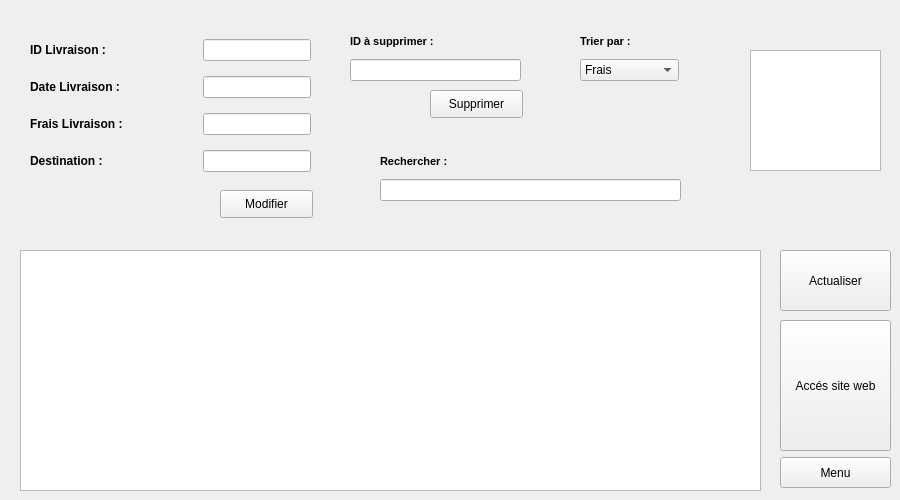
           <widget class="QWidget" name="Gestion">
            <attribute name="title">
             <string>Gestion des livraisons</string>
            </attribute>
            <widget class="QTableView" name="table_livraison">
             <property name="geometry">
              <rect>
               <x>20</x>
               <y>250</y>
               <width>741</width>
               <height>241</height>
              </rect>
             </property>
            </widget>
            <widget class="QTextBrowser" name="textBrowser_3">
             <property name="geometry">
              <rect>
               <x>750</x>
               <y>50</y>
               <width>131</width>
               <height>121</height>
              </rect>
             </property>
             <property name="styleSheet">
              <string notr="true">border-image: url(:/img/Projet qt/delivery.png);</string>
             </property>
            </widget>
            <widget class="QPushButton" name="pushButton_5">
             <property name="geometry">
              <rect>
               <x>220</x>
               <y>190</y>
               <width>93</width>
               <height>28</height>
              </rect>
             </property>
             <property name="text">
              <string>Modifier</string>
             </property>
            </widget>
            <widget class="QPushButton" name="supprimer2">
             <property name="geometry">
              <rect>
               <x>430</x>
               <y>90</y>
               <width>93</width>
               <height>28</height>
              </rect>
             </property>
             <property name="text">
              <string>Supprimer</string>
             </property>
            </widget>
            <widget class="QPushButton" name="pushButton">
             <property name="geometry">
              <rect>
               <x>780</x>
               <y>250</y>
               <width>111</width>
               <height>61</height>
              </rect>
             </property>
             <property name="text">
              <string>Actualiser</string>
             </property>
            </widget>
            <widget class="QPushButton" name="pushButton_4">
             <property name="geometry">
              <rect>
               <x>780</x>
               <y>320</y>
               <width>111</width>
               <height>131</height>
              </rect>
             </property>
             <property name="text">
              <string>Accés site web</string>
             </property>
             <property name="checkable">
              <bool>false</bool>
             </property>
             <property name="autoRepeat">
              <bool>true</bool>
             </property>
             <property name="autoRepeatDelay">
              <number>300</number>
             </property>
             <property name="autoDefault">
              <bool>false</bool>
             </property>
             <property name="default">
              <bool>false</bool>
             </property>
             <property name="flat">
              <bool>false</bool>
             </property>
            </widget>
            <widget class="QPushButton" name="homeButton_11">
             <property name="geometry">
              <rect>
               <x>780</x>
               <y>457</y>
               <width>111</width>
               <height>31</height>
              </rect>
             </property>
             <property name="text">
              <string>Menu</string>
             </property>
            </widget>
            <widget class="QWidget" name="layoutWidget">
             <property name="geometry">
              <rect>
               <x>30</x>
               <y>30</y>
               <width>281</width>
               <height>151</height>
              </rect>
             </property>
             <layout class="QVBoxLayout" name="verticalLayout_27">
              <item>
               <layout class="QHBoxLayout" name="horizontalLayout_69">
                <item>
                 <widget class="QLabel" name="label_66">
                  <property name="text">
                   <string>&lt;html&gt;&lt;head/&gt;&lt;body&gt;&lt;p&gt;&lt;span style=&quot; font-weight:600;&quot;&gt;ID Livraison :&lt;/span&gt;&lt;/p&gt;&lt;/body&gt;&lt;/html&gt;</string>
                  </property>
                 </widget>
                </item>
                <item>
                 <spacer name="horizontalSpacer_49">
                  <property name="orientation">
                   <enum>Qt::Horizontal</enum>
                  </property>
                  <property name="sizeHint" stdset="0">
                   <size>
                    <width>40</width>
                    <height>20</height>
                   </size>
                  </property>
                 </spacer>
                </item>
                <item>
                 <widget class="QLineEdit" name="le_id_2"/>
                </item>
               </layout>
              </item>
              <item>
               <layout class="QHBoxLayout" name="horizontalLayout_70">
                <item>
                 <widget class="QLabel" name="label_50">
                  <property name="font">
                   <font>
                    <weight>50</weight>
                    <bold>false</bold>
                   </font>
                  </property>
                  <property name="text">
                   <string>&lt;html&gt;&lt;head/&gt;&lt;body&gt;&lt;p&gt;&lt;span style=&quot; font-weight:600;&quot;&gt;Date Livraison :&lt;/span&gt;&lt;/p&gt;&lt;/body&gt;&lt;/html&gt;</string>
                  </property>
                 </widget>
                </item>
                <item>
                 <spacer name="horizontalSpacer_50">
                  <property name="orientation">
                   <enum>Qt::Horizontal</enum>
                  </property>
                  <property name="sizeHint" stdset="0">
                   <size>
                    <width>40</width>
                    <height>20</height>
                   </size>
                  </property>
                 </spacer>
                </item>
                <item>
                 <widget class="QLineEdit" name="la_date_2"/>
                </item>
               </layout>
              </item>
              <item>
               <layout class="QHBoxLayout" name="horizontalLayout_71">
                <item>
                 <widget class="QLabel" name="label_49">
                  <property name="font">
                   <font>
                    <weight>50</weight>
                    <bold>false</bold>
                   </font>
                  </property>
                  <property name="text">
                   <string>&lt;html&gt;&lt;head/&gt;&lt;body&gt;&lt;p&gt;&lt;span style=&quot; font-weight:600;&quot;&gt;Frais Livraison :&lt;/span&gt;&lt;/p&gt;&lt;/body&gt;&lt;/html&gt;</string>
                  </property>
                 </widget>
                </item>
                <item>
                 <spacer name="horizontalSpacer_51">
                  <property name="orientation">
                   <enum>Qt::Horizontal</enum>
                  </property>
                  <property name="sizeHint" stdset="0">
                   <size>
                    <width>40</width>
                    <height>20</height>
                   </size>
                  </property>
                 </spacer>
                </item>
                <item>
                 <widget class="QLineEdit" name="le_frais_2"/>
                </item>
               </layout>
              </item>
              <item>
               <layout class="QHBoxLayout" name="horizontalLayout_72">
                <item>
                 <widget class="QLabel" name="label_55">
                  <property name="font">
                   <font>
                    <weight>50</weight>
                    <bold>false</bold>
                   </font>
                  </property>
                  <property name="text">
                   <string>&lt;html&gt;&lt;head/&gt;&lt;body&gt;&lt;p&gt;&lt;span style=&quot; font-weight:600;&quot;&gt;Destination :&lt;/span&gt;&lt;/p&gt;&lt;/body&gt;&lt;/html&gt;</string>
                  </property>
                 </widget>
                </item>
                <item>
                 <spacer name="horizontalSpacer_52">
                  <property name="orientation">
                   <enum>Qt::Horizontal</enum>
                  </property>
                  <property name="sizeHint" stdset="0">
                   <size>
                    <width>40</width>
                    <height>20</height>
                   </size>
                  </property>
                 </spacer>
                </item>
                <item>
                 <widget class="QLineEdit" name="l_adress_2"/>
                </item>
               </layout>
              </item>
             </layout>
            </widget>
            <widget class="QWidget" name="layoutWidget">
             <property name="geometry">
              <rect>
               <x>580</x>
               <y>30</y>
               <width>99</width>
               <height>51</height>
              </rect>
             </property>
             <layout class="QVBoxLayout" name="verticalLayout_28">
              <item>
               <widget class="QLabel" name="label_6">
                <property name="font">
                 <font>
                  <pointsize>8</pointsize>
                  <weight>75</weight>
                  <bold>true</bold>
                 </font>
                </property>
                <property name="text">
                 <string>Trier par :</string>
                </property>
               </widget>
              </item>
              <item>
               <widget class="QComboBox" name="comboBox_tri">
                <item>
                 <property name="text">
                  <string>Frais</string>
                 </property>
                </item>
                <item>
                 <property name="text">
                  <string>ID ASC</string>
                 </property>
                </item>
                <item>
                 <property name="text">
                  <string>ID DESC</string>
                 </property>
                </item>
                <item>
                 <property name="text">
                  <string>Destination</string>
                 </property>
                </item>
               </widget>
              </item>
             </layout>
            </widget>
            <widget class="QWidget" name="layoutWidget">
             <property name="geometry">
              <rect>
               <x>380</x>
               <y>150</y>
               <width>301</width>
               <height>51</height>
              </rect>
             </property>
             <layout class="QVBoxLayout" name="verticalLayout_30">
              <item>
               <widget class="QLabel" name="label_46">
                <property name="font">
                 <font>
                  <pointsize>8</pointsize>
                  <weight>75</weight>
                  <bold>true</bold>
                 </font>
                </property>
                <property name="text">
                 <string>Rechercher :</string>
                </property>
               </widget>
              </item>
              <item>
               <widget class="QLineEdit" name="recherche"/>
              </item>
             </layout>
            </widget>
            <widget class="QWidget" name="layoutWidget">
             <property name="geometry">
              <rect>
               <x>350</x>
               <y>30</y>
               <width>171</width>
               <height>51</height>
              </rect>
             </property>
             <layout class="QVBoxLayout" name="verticalLayout_35">
              <item>
               <widget class="QLabel" name="label_47">
                <property name="font">
                 <font>
                  <pointsize>8</pointsize>
                  <weight>75</weight>
                  <bold>true</bold>
                 </font>
                </property>
                <property name="text">
                 <string>ID à supprimer :</string>
                </property>
               </widget>
              </item>
              <item>
               <widget class="QLineEdit" name="le_id_sup_2">
                <property name="focusPolicy">
                 <enum>Qt::StrongFocus</enum>
                </property>
               </widget>
              </item>
             </layout>
            </widget>
            <zorder>layoutWidget</zorder>
            <zorder>layoutWidget</zorder>
            <zorder>layoutWidget</zorder>
            <zorder>layoutWidget</zorder>
            <zorder>textBrowser_3</zorder>
            <zorder>table_livraison</zorder>
            <zorder>pushButton_5</zorder>
            <zorder>supprimer2</zorder>
            <zorder>pushButton</zorder>
            <zorder>pushButton_4</zorder>
            <zorder>homeButton_11</zorder>
           </widget>
